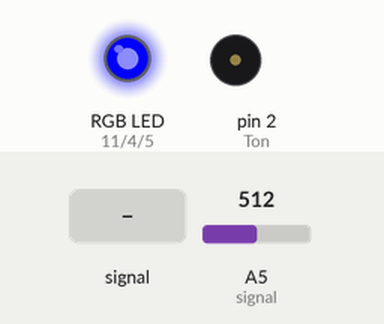
This sketch was run on a simulated Arduino Uno, built with avr-gcc and run on an emulated ATmega328P. Shown: an RGB LED mixed from three pins (HIGH = lit), buzzer (waves = sounding). Inputs (shaded band) come from the test bench; at power-on: A5 (signal) = 512. Dim RGB values are drawn brighter than linear; what the sketch prints to the serial monitor is not drawn.

Above: at 11.2 s.
11.3 s: A5 (signal) fed a 200 Hz sine of ±255 counts around its level
At 12.3 s:
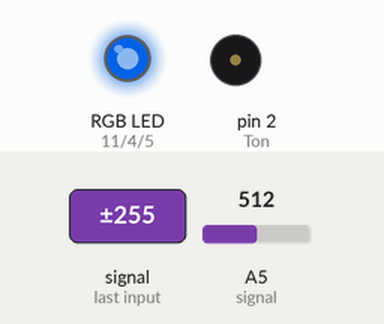
12.8 s: A5 (signal) set to 340
At 13.9 s:
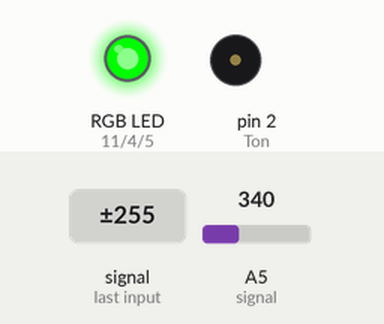
14.3 s: A5 (signal) fed a 1000 Hz sine of ±255 counts around its level
At 14.54 s:
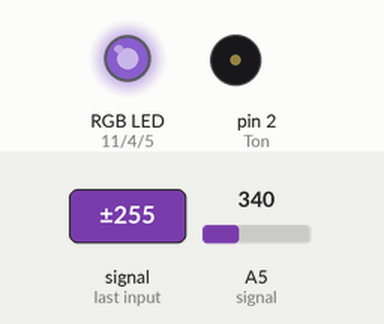
17.3 s: A5 (signal) fed a 2 Hz sine of ±306 counts around its level
At 18.44 s:
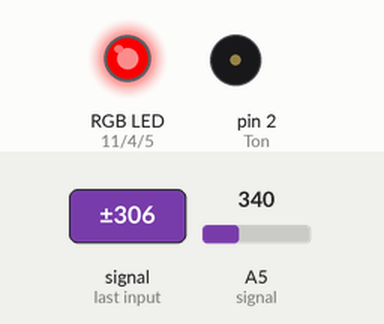
20.3 s: A5 (signal) set to 360
At 21.5 s:
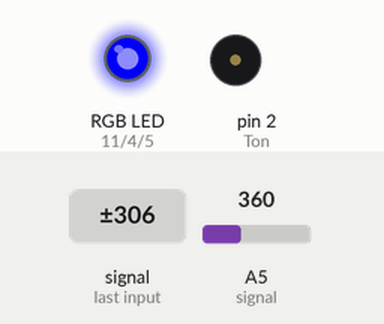
21.8 s: A5 (signal) set to 349
At 23.1 s:
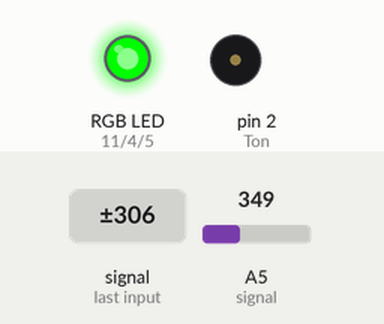
Timing chart, 0 to 24.3 s (numbered marks = the images above; inputs shaded):
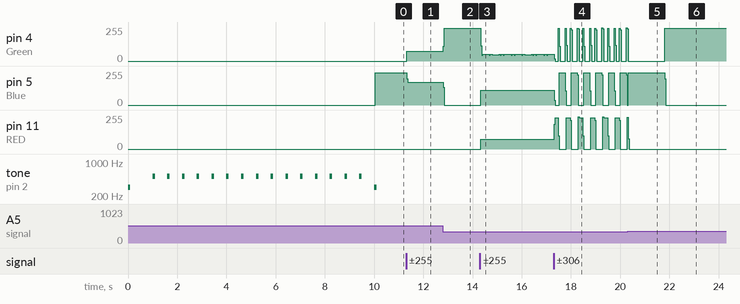

The sketch:

_1.ino
```cpp
/*
int X[18];
void setup()
{
  Serial.begin(9600);
  int i = 0 ;
  for(;;){
    if(i<=17)
    {
      X[i]=random(70,101);
      i++;
    }
    else
    {
      break;
    }
  }
  i = 0 ;
  for(;;){
    if(i<=17)
    {
      Serial.println(X[i]);
      i++;
    }
    else
    {
      break;
    }
  }
  int Max=max(X[0],X[1]);
  for(int i = 2;i<18;i++)
  {
    Max = max(Max,X[i]);
  }
  Serial.print("The Max :");
  Serial.println(Max);
  int Min=min(X[0],X[1]);
  for(int i = 2;i<18;i++)
  {
    Min = min(Min,X[i]);
  }
  Serial.print("The Min :");
  Serial.println(Min);
}

void loop()
{
}*/
// Calipration
int RED = 11;
int Green = 4;
int Blue = 5;
int signal = A5;
int Ton = 2;
int Avarg;
int Max;
int Min;
void Tone()
{
    tone(Ton,Max,100);
    delay(200);
    noTone(Ton);
    delay(100);
    tone(Ton,Min,100);
    delay(200);
    noTone(Ton);
    delay(100);
}
void TurnOffAll()
{
  digitalWrite(RED,LOW);
  digitalWrite(Blue,LOW);
  digitalWrite(Green,LOW);

}
void setup()
{
  Serial.begin(9600);
  pinMode(RED,OUTPUT);
  pinMode(Green,OUTPUT);
  pinMode(Blue,OUTPUT);
  pinMode(signal,INPUT);
  pinMode(Ton,OUTPUT);
  tone(Ton,300,100);
  delay(1000);
  while(millis()<10000)
  {
    Max = max(Max,analogRead(signal));
    Min = min(Min,analogRead(signal));
    Tone();
  }
  tone(Ton,300,100);
  Avarg = (Max+Min)/2;
  Serial.print("Max:");Serial.println(Max);
  Serial.print("Min:");Serial.println(Min);
  Serial.print("Avarg:");Serial.println(Avarg);
}
void loop()
{
  int color = map(analogRead(signal),Min,Max,0,500);
  if(color <= 200)
  {
   TurnOffAll();
   digitalWrite(RED,HIGH);
  }
  else if(color > 200 && color <= 350)
  {
   TurnOffAll();
   digitalWrite(Green,HIGH);
  }
  else
  {
    TurnOffAll();
    digitalWrite(Blue,HIGH);
  }
}
```

Measured:
- the behaviour switches between 360 and 359 on A5 (signal) (found by bisection; images 5 and 6)
- after the input at 11.3 s, pin 4 (Green): 0/255 → 73/255 at once; pin 5 (Blue): 241/255 → 169/255 at once
- after the input at 12.8 s, pin 4 (Green): 73/255 → 247/255 at once; pin 5 (Blue): 169/255 → 0/255 at once
- after the input at 14.3 s, pin 4 (Green): 247/255 → 116/255 at once, then repeats every 1.3 s: 45/255 0.04 s, 51/255 0.28 s, 45/255 0.04 s, 52/255 0.08 s, 46/255 0.28 s, 52/255 0.04 s, 45/255 0.04 s, 52/255 0.08 s, 45/255 0.04 s, 51/255 0.28 s, 45/255 0.04 s, 52/255 0.08 s; pin 5 (Blue): 0/255 → 112/255 at once; pin 11 (RED): 0/255 → 75/255 at once
- after the input at 17.3 s, pin 5 (Blue): ramps from 243/255 to 0/255 and jumps back, once every 0.48 s
- after the input at 20.3 s, pin 4 (Green): goes on until 20.3 s, then stays 0/255
- after the input at 21.8 s, pin 4 (Green): 0/255 → 247/255 at once; pin 5 (Blue): 241/255 → 0/255 at once
- by itself, tone on pin 2 (Ton): plays 300 Hz for 0.10 s, 512 Hz for 0.10 s, 512 Hz for 0.10 s, 512 Hz for 0.10 s, 512 Hz for 0.10 s, 512 Hz for 0.10 s … (17 notes in this stretch)
